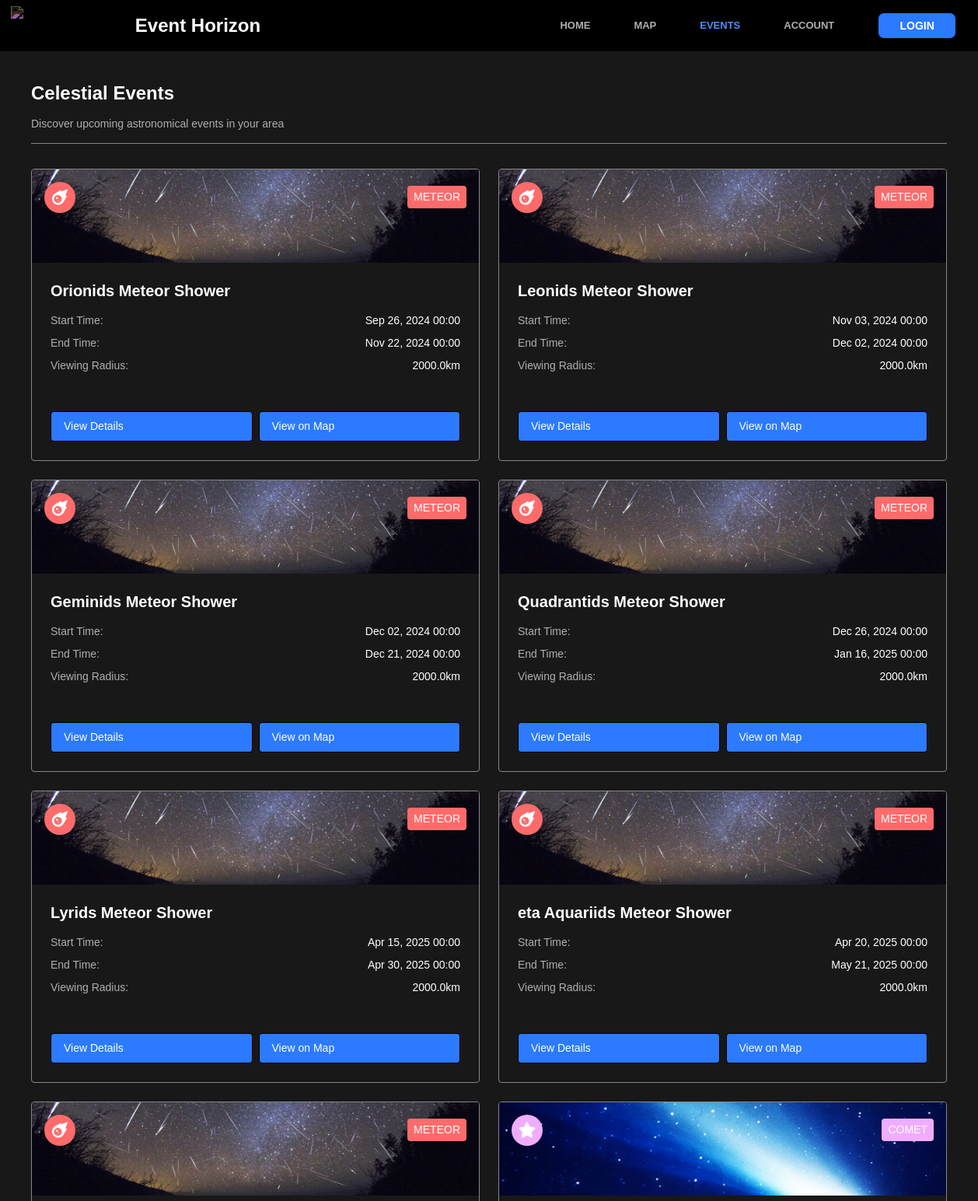
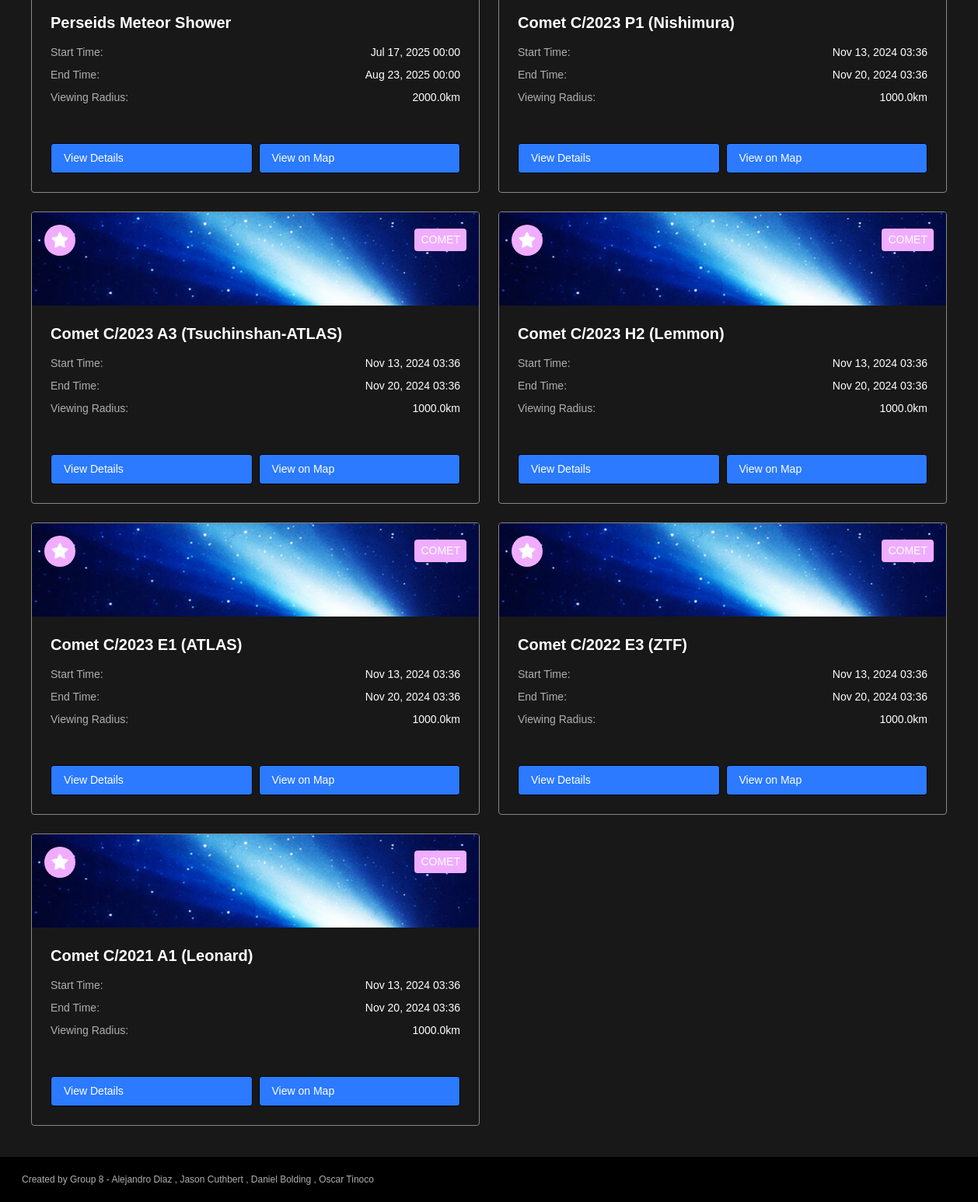
The page /list/ on the database as committed earlier (2 pictures, top to bottom).
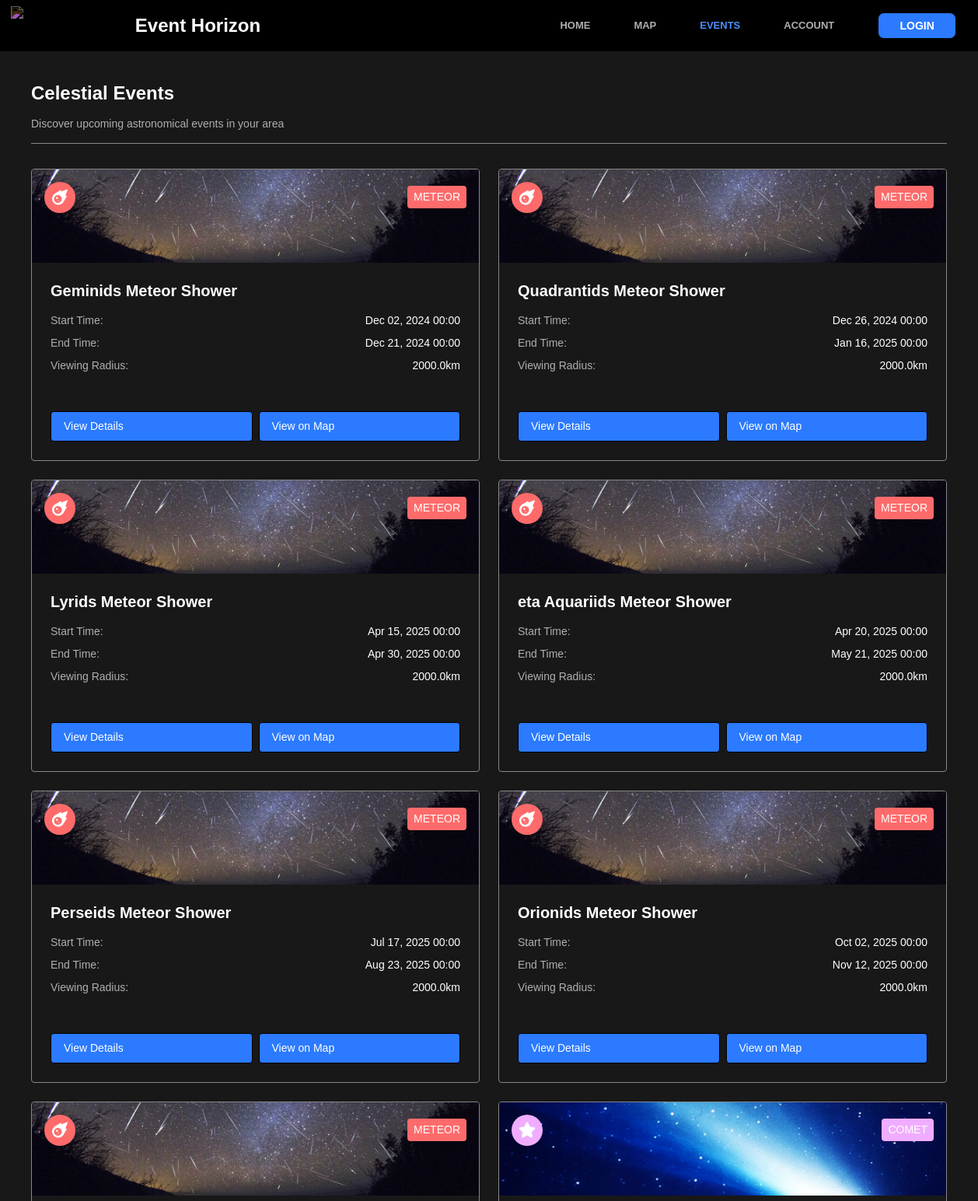
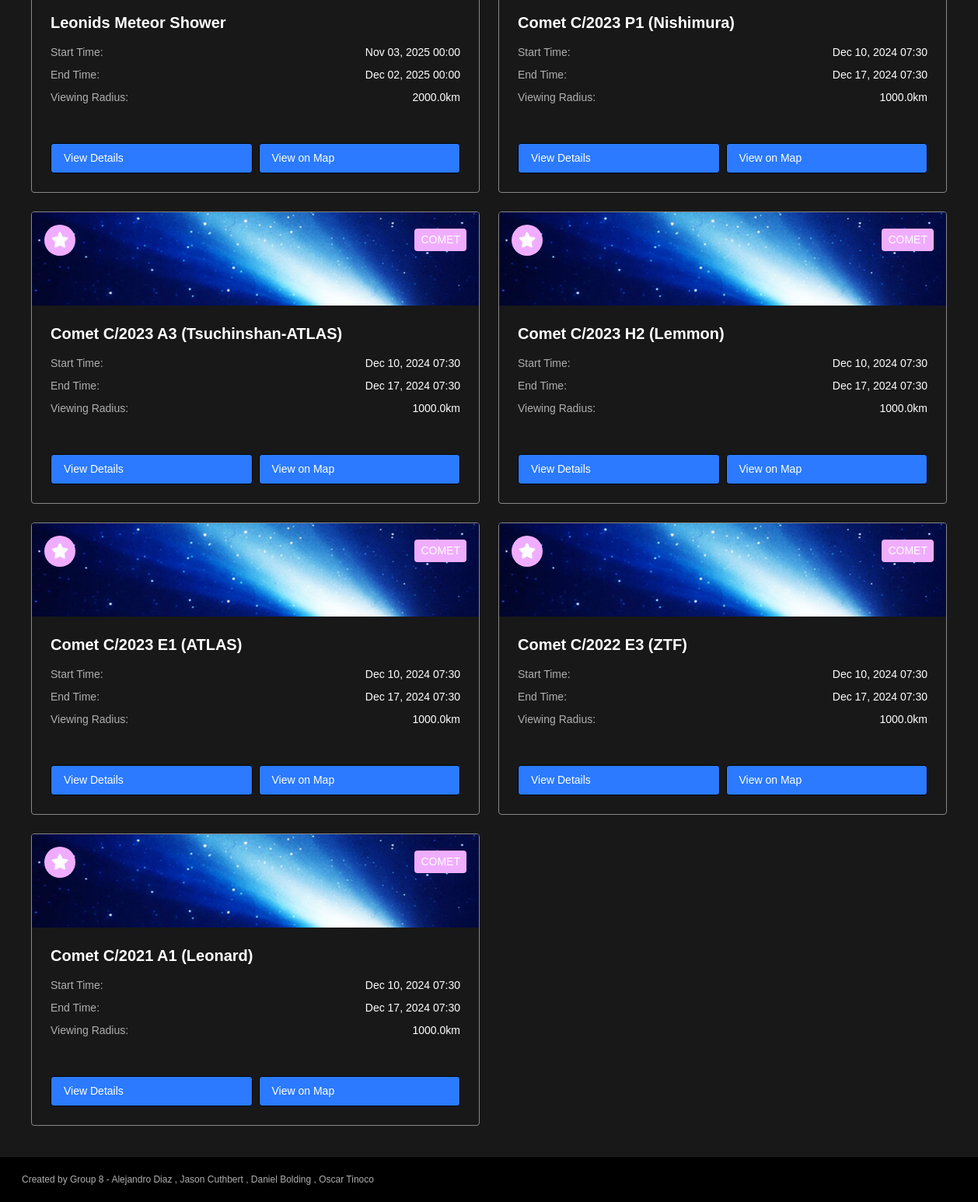
The same page on the database as committed later (2 pictures, top to bottom).
### stars_app/models/celestialevent.py (models this page shows, shortened)
class CelestialEvent(models.Model):
    EVENT_TYPES = [
        ('METEOR', 'Meteor Shower'),
        ('ECLIPSE', 'Eclipse'),
        ('PLANET', 'Planetary Event'),
        ('AURORA', 'Aurora'),
        ('OTHER', 'Other'),
        ('COMET', 'Comet'),
    ]
    name = models.CharField(max_length=200)
    event_type = models.CharField(max_length=10, choices=EVENT_TYPES)
    description = models.TextField()
    latitude = models.FloatField()
    longitude = models.FloatField()
    elevation = models.FloatField(help_text="Elevation in meters")
    start_time = models.DateTimeField()
    end_time = models.DateTimeField()
    viewing_radius = models.FloatField(help_text="Optimal viewing radius in km")

### stars_app/views.py (the view)
# urls.py: path('list/', views.event_list, name='event_list'),
def event_list(request):
    event_list = CelestialEvent.objects.all()
    return render(request, 'stars_app/list.html', {'events':event_list})

### stars_app/templates/stars_app/list.html
{% extends "stars_app/base.html" %}
{% block body_class %}list-page{% endblock %}
{% block content %}
    <div class="events-container">
        <div class="events-header">
            <h3>Celestial Events</h3>
            <p class="subtitle">Discover upcoming astronomical events in your area</p>
        </div>
        {% if events %}
            <div class="events-grid">
                {% for event in events %}
                    <div class="event-card" data-event-type="{{ event.event_type }}">
                        <div class="event-banner">
                            {% if event.event_type == "COMET" %}
                                <img src="/static/images/comet-banner.jpg" alt="Comet event banner">
                            {% elif event.event_type == "ECLIPSE" %}
                                <img src="/static/images/eclipse-banner.jpg" alt="Eclipse event banner">
                            {% elif event.event_type == "METEOR" %}
                                <img src="/static/images/meteor-banner.jpg" alt="Meteor shower event banner">
                            {% elif event.event_type == "PLANET" %}
                                <img src="/static/images/planet-banner.jpg" alt="Planetary event banner">
                            {% elif event.event_type == "AURORA" %}
                                <img src="/static/images/aurora-banner.jpg" alt="Aurora event banner">
                            {% else %}
                                <img src="/static/images/default-banner.jpg" alt="Celestial event banner">
                            {% endif %}
                            <div class="event-header">
                                <div class="event-icon">
                                    {% if event.event_type == "COMET" %}
                                        <i class="fas fa-star"></i>
                                    {% elif event.event_type == "ECLIPSE" %}
                                        <i class="fas fa-moon"></i>
                                    {% elif event.event_type == "METEOR" %}
                                        <i class="fas fa-meteor"></i>
                                    {% elif event.event_type == "PLANET" %}
                                        <i class="fas fa-globe"></i>
                                    {% elif event.event_type == "AURORA" %}
                                        <i class="fas fa-sparkles"></i>
                                    {% else %}
                                        <i class="fas fa-star-shooting"></i>
                                    {% endif %}
                                </div>
                                <div class="event-type">{{ event.event_type }}</div>
                            </div>
                        </div>
                        <div class="event-content">
                            <h4>{{ event.name }}</h4>
                            <div class="event-info">
                                <div class="info-item">
                                    <span class="label">Start Time:</span>
                                    <span class="value">{{ event.start_time|date:"M d, Y H:i" }}</span>
                                </div>
                                <div class="info-item">
                                    <span class="label">End Time:</span>
                                    <span class="value">{{ event.end_time|date:"M d, Y H:i" }}</span>
                                </div>
                                <div class="info-item">
                                    <span class="label">Viewing Radius:</span>
                                    <span class="value">{{ event.viewing_radius }}km</span>
                                </div>
                            </div>
                        </div>
                        <div class="event-actions">
                            <a href="{% url 'details' event.id %}" class="save-button">View Details</a>
                            <a href="{% url 'map' %}?lat={{ event.latitude }}&lng={{ event.longitude }}&zoom=12"
                               class="save-button">View on Map</a>
                        </div>
                    </div>
                {% endfor %}
            </div>
        {% else %}
            <div class="empty-state">
                <p>No celestial events are currently scheduled.</p>
                <a href="{% url 'map' %}" class="btn-primary">Explore Map</a>
            </div>
        {% endif %}
    </div>
{% endblock %}

### stars_app/templates/stars_app/base.html (shortened to what this page needs)
{% load static %}
<!DOCTYPE html>
<html lang="en">
<head>
    <link rel="stylesheet" href="{% static 'css/base/styles.css' %}" type="text/css">
    <link rel="stylesheet" href="https://cdnjs.cloudflare.com/ajax/libs/font-awesome/6.4.0/css/all.min.css">
</head>
<body>
    <nav class="navbar">
        <div class="logo">
            <img src="/static/images/logo.png" alt="Shooting Stars Logo" class="logo-img">
            <h3>Event Horizon</h3>
        </div>
        <div class="nav-container">
            <ul class="nav-links" id="nav-links">
                <li><a class="nav-link" href="{% url 'home' %}">HOME</a></li>
                <li><a class="nav-link" href="{% url 'map' %}">MAP</a></li>
                <li><a class="nav-link" href="{% url 'event_list' %}">EVENTS</a></li>
                {% if user.is_authenticated %}
                    <li><a class="nav-link" href="{% url 'account' user.id %}">ACCOUNT</a></li>
                {% else %}
                    <li><a class="nav-link" href="{% url 'login' %}?next={% url 'account' 1 %}">ACCOUNT</a></li>
                {% endif %}
            </ul>
            <div class="hamburger-auth-group">
                <div class="auth-links" id="auth-links">
                    {% if user.is_authenticated %}
                        <a href="{% url 'logout' %}" class="save-button">LOGOUT</a>
                    {% else %}
                        {% if request.path != '/login/' %}
                            <a href="{% url 'login' %}?next={{ request.path }}" class="save-button">LOGIN</a>
                        {% else %}
                            <a href="{% url 'login' %}" class="save-button">LOGIN</a>
                        {% endif %}
                    {% endif %}
                </div>
            </div>
        </div>
    </nav>
    <div class="content {% block body_class %}{% endblock %}">
        {% block content %}
        {% endblock %}
    </div>
    <footer class="footer">
        <p>Created by Group 8 - Alejandro Diaz , Jason Cuthbert , Daniel Bolding , Oscar Tinoco</p>
    </footer>
</body>
</html>

Rows that differ between the two databases and show on the page:
removed CelestialEvent: event_type "METEOR", name "Orionids Meteor Shower", start_time "Sep 26, 2024 00:00", end_time "Nov 22, 2024 00:00", viewing_radius "2000.0"
removed CelestialEvent: event_type "METEOR", name "Leonids Meteor Shower", start_time "Nov 03, 2024 00:00", end_time "Dec 02, 2024 00:00", viewing_radius "2000.0"
removed CelestialEvent: event_type "COMET", name "Comet C/2023 P1 (Nishimura)", start_time "Nov 13, 2024 03:36", end_time "Nov 20, 2024 03:36", viewing_radius "1000.0"
removed CelestialEvent: event_type "COMET", name "Comet C/2023 A3 (Tsuchinshan-ATLAS)", start_time "Nov 13, 2024 03:36", end_time "Nov 20, 2024 03:36", viewing_radius "1000.0"
removed CelestialEvent: event_type "COMET", name "Comet C/2023 H2 (Lemmon)", start_time "Nov 13, 2024 03:36", end_time "Nov 20, 2024 03:36", viewing_radius "1000.0"
removed CelestialEvent: event_type "COMET", name "Comet C/2023 E1 (ATLAS)", start_time "Nov 13, 2024 03:36", end_time "Nov 20, 2024 03:36", viewing_radius "1000.0"
removed CelestialEvent: event_type "COMET", name "Comet C/2022 E3 (ZTF)", start_time "Nov 13, 2024 03:36", end_time "Nov 20, 2024 03:36", viewing_radius "1000.0"
removed CelestialEvent: event_type "COMET", name "Comet C/2021 A1 (Leonard)", start_time "Nov 13, 2024 03:36", end_time "Nov 20, 2024 03:36", viewing_radius "1000.0"
added CelestialEvent: event_type "METEOR", name "Orionids Meteor Shower", start_time "Oct 02, 2025 00:00", end_time "Nov 12, 2025 00:00", viewing_radius "2000.0"
added CelestialEvent: event_type "METEOR", name "Leonids Meteor Shower", start_time "Nov 03, 2025 00:00", end_time "Dec 02, 2025 00:00", viewing_radius "2000.0"
added CelestialEvent: event_type "COMET", name "Comet C/2023 P1 (Nishimura)", start_time "Dec 10, 2024 07:30", end_time "Dec 17, 2024 07:30", viewing_radius "1000.0"
added CelestialEvent: event_type "COMET", name "Comet C/2023 A3 (Tsuchinshan-ATLAS)", start_time "Dec 10, 2024 07:30", end_time "Dec 17, 2024 07:30", viewing_radius "1000.0"
added CelestialEvent: event_type "COMET", name "Comet C/2023 H2 (Lemmon)", start_time "Dec 10, 2024 07:30", end_time "Dec 17, 2024 07:30", viewing_radius "1000.0"
added CelestialEvent: event_type "COMET", name "Comet C/2023 E1 (ATLAS)", start_time "Dec 10, 2024 07:30", end_time "Dec 17, 2024 07:30", viewing_radius "1000.0"
added CelestialEvent: event_type "COMET", name "Comet C/2022 E3 (ZTF)", start_time "Dec 10, 2024 07:30", end_time "Dec 17, 2024 07:30", viewing_radius "1000.0"
added CelestialEvent: event_type "COMET", name "Comet C/2021 A1 (Leonard)", start_time "Dec 10, 2024 07:30", end_time "Dec 17, 2024 07:30", viewing_radius "1000.0"
